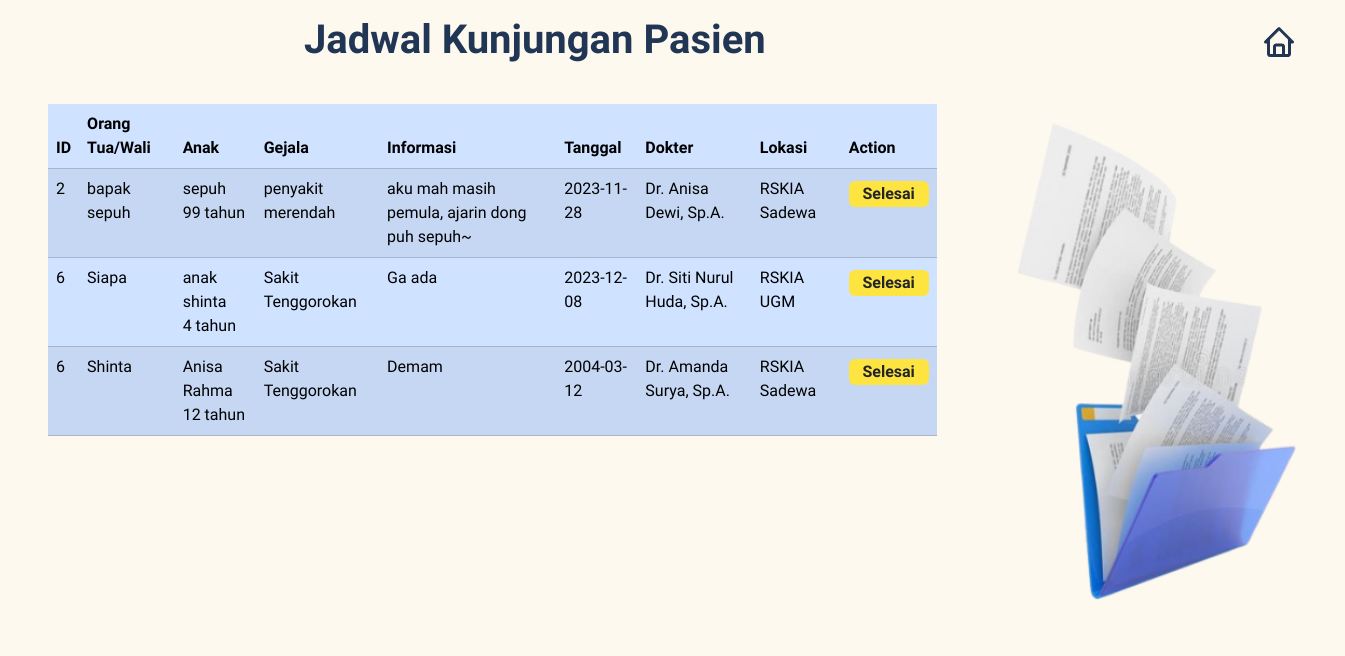
Screenshot of /appoinment_admin.php (signed in) with the database file from the repository.
### tables this page shows
CREATE TABLE `kunjungan` (
  `parent_name` varchar(30) NOT NULL,
  `children_name` varchar(30) NOT NULL,
  `troubling_symptoms` varchar(30) NOT NULL,
  `addictional_information` text NOT NULL,
  `children_age` int(3) NOT NULL,
  `visit_date` date NOT NULL,
  `status` int(11) NOT NULL,
  `pasienID` int(11) NOT NULL,
  `dokterID` int(11) NOT NULL,
  `kunjunganID` int(11) NOT NULL
);

CREATE TABLE `dokter` (
  `foto` text NOT NULL,
  `nama` varchar(30) NOT NULL,
  `kualifikasi` text NOT NULL,
  `biaya` varchar(20) NOT NULL,
  `dokterID` int(11) NOT NULL,
  `lokasi` varchar(30) NOT NULL
);

### appoinment_admin.php (the view, shortened to what this page needs)
<!doctype html>
<html lang="en">
<head>
  <link href="https://cdn.jsdelivr.net/npm/bootstrap@5.3.2/dist/css/bootstrap.min.css" rel="stylesheet">
</head>
<body style="background-color : #FEF9EF; color : #213555">
  <ul class="nav justify-content-between bg-transparent mt-3 mb-3" style="margin-left: 19rem; margin-right: 2rem;">
    <li class="nav-item">
      <h1 class="fs-1 fw-bold">Jadwal Kunjungan Pasien</h1>
    </li>
    <li class="nav-item">
      <a class="nav-link fs-5" style="color : #213555;" href="home_admin.php"><button class="navbar-toggler border border-0" type="button" data-bs-toggle="offcanvas" data-bs-target="#offcanvasNavbar" aria-controls="offcanvasNavbar" aria-label="Toggle navigation">
          <img />
        </button></a>
    </li>
  </ul>
  <div class=" row ">
    <div class="col-8 m-5 mt-3">
      <table class="table table-striped table-primary">
        <thead>
          <tr>
            <th scope="col">ID</th>
            <th scope="col">Orang Tua/Wali</th>
            <th scope="col">Anak</th>
            <th scope="col">Gejala</th>
            <th scope="col">Informasi</th>
            <th scope="col">Tanggal</th>
            <th scope="col">Dokter</th>
            <th scope="col">Lokasi</th>
            <th scope="col">Action</th>
          </tr>
        </thead>
        <?php
        include 'connect_pemweb.php';
        $query = mysqli_query($connect, "SELECT k.pasienID, k.parent_name, k.children_name, k.troubling_symptoms, k.addictional_information, k.children_age, k.visit_date, k.kunjunganID, d.nama, d.lokasi FROM kunjungan k
                                   INNER JOIN dokter d ON k.dokterID = d.dokterID WHERE k.status = 0 ORDER BY pasienID ASC");
        while ($data = mysqli_fetch_array($query)) {
        ?>
          <tr>
            <td><?php echo $data['pasienID']; ?></td>
            <td><?php echo $data['parent_name']; ?></td>
            <td><?php echo $data['children_name']; ?> <br> <?php echo $data['children_age'] . " tahun"; ?> </td>
            <td><?php echo $data['troubling_symptoms']; ?></td>
            <td><?php echo $data['addictional_information']; ?></td>
            <td><?php echo $data['visit_date']; ?> </td>
            <td><?php echo $data['nama']; ?></td>
            <td><?php echo $data['lokasi']; ?></td>
            <td><a href="selesai.php?kunjunganID=<?php echo $data['kunjunganID']; ?>"> <button class="btn mt-1 py-0 fw-semibold text-center" style="background-color : #FEE440; font-size: 16px; width: 80px;"> Selesai</button></a></td>
          </tr>
        <?php
        }
        ?>
      </table>
    </div>
    <div class="col-1">
      <img src="data_kunjungan1.png" alt="" height="540px">
    </div>
  </div>
</body>
</html>

### appoinment_admin.php (style rules this page uses)
body { font-family: 'Catamaran'; color: #213555; }

### rows the page displays
kunjungan: pasienID "2", parent_name "bapak sepuh", children_name "sepuh", children_age "99", troubling_symptoms "penyakit merendah", addictional_information "aku mah masih pemula, ajarin dong puh sepuh~", visit_date "2023-11-28", dokterID.nama "Dr. Anisa Dewi, Sp.A.", dokterID.lokasi "RSKIA Sadewa"
kunjungan: pasienID "6", parent_name "Siapa", children_name "anak shinta", children_age "4", troubling_symptoms "Sakit Tenggorokan", addictional_information "Ga ada", visit_date "2023-12-08", dokterID.nama "Dr. Siti Nurul Huda, Sp.A.", dokterID.lokasi "RSKIA UGM"
kunjungan: pasienID "6", parent_name "Shinta", children_name "Anisa Rahma", children_age "12", troubling_symptoms "Sakit Tenggorokan", addictional_information "Demam", visit_date "2004-03-12", dokterID.nama "Dr. Amanda Surya, Sp.A.", dokterID.lokasi "RSKIA Sadewa"
